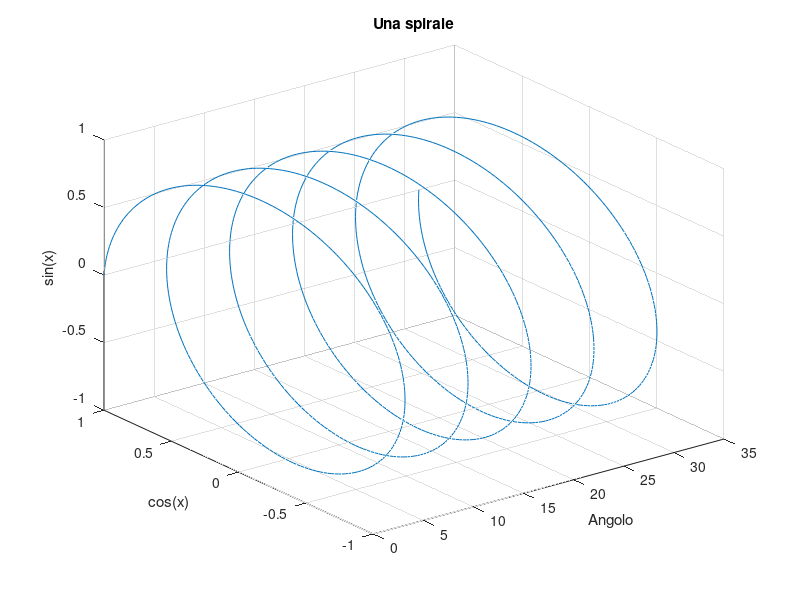

This chart was generated by the following MATLAB code:
% Esempio di grafico tridimensionale
%
% M. Scarpiniti (Dip. DIET - Sapienza Università di Roma)

x = linspace(0,10*pi,1000);
y = cos(x);
z = sin(x);
plot3(x, y, z);
grid on;
title('Una spirale');
xlabel('Angolo');
ylabel('cos(x)');
zlabel('sin(x)');